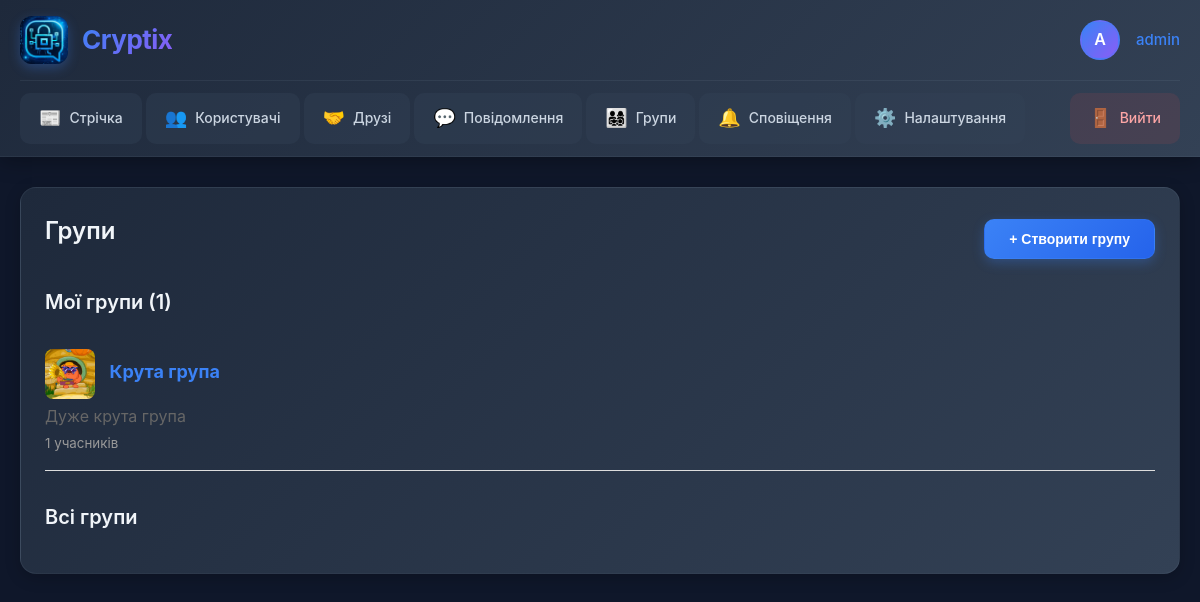
/groups/ (signed in), run on an earlier commit of the app's database.
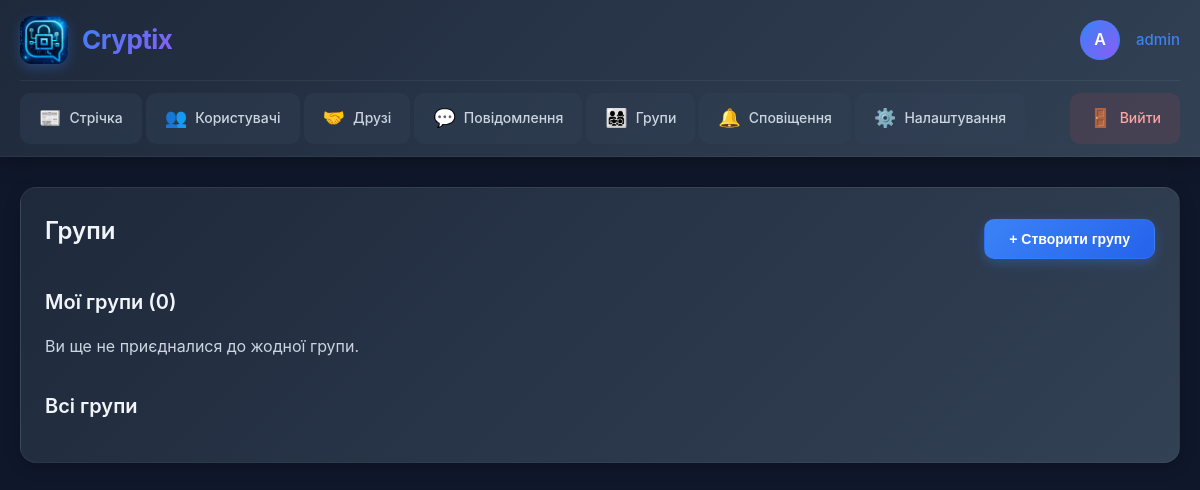
And on a later commit of the database.
### cryptix_app/models.py (models this page shows, shortened)
class Group(models.Model):
    name = models.CharField(max_length=100)
    description = models.TextField(blank=True)
    avatar = models.ImageField(upload_to='group_avatars/', blank=True, null=True)
    creator = models.ForeignKey(User, related_name='created_groups', on_delete=models.CASCADE)
    members = models.ManyToManyField(User, related_name='joined_groups', through='GroupMembership')
    is_private = models.BooleanField(default=False)
    created_at = models.DateTimeField(auto_now_add=True)
    updated_at = models.DateTimeField(auto_now=True)
    class Meta:
        ordering = ['-created_at']
    def members_count(self):
        return self.members.count()

### cryptix_app/views.py (the view)
# urls.py: path('groups/', views.groups_list, name='groups_list'),
@login_required
def groups_list(request):
    all_groups = Group.objects.all().prefetch_related('members')
    my_groups = request.user.joined_groups.all()
    return render(request, 'cryptix_app/groups_list.html', {
        'all_groups': all_groups,
        'my_groups': my_groups
    })

### cryptix_app/templates/cryptix_app/groups_list.html (shortened to what this page needs)
{% extends 'cryptix_app/base.html' %}
{% block content %}
<div class="card">
    <div style="display: flex; justify-content: space-between; align-items: center; margin-bottom: 20px;">
        <h2>Групи</h2>
        <a href="{% url 'group_create' %}">
            <button>+ Створити групу</button>
        </a>
    </div>
    <h3>Мої групи ({{ my_groups.count }})</h3>
    {% for group in my_groups %}
    <div style="border-bottom: 1px solid #ddd; padding: 15px 0;">
        <div style="display: flex; justify-content: space-between; align-items: center;">
            <div>
                {% if group.avatar %}
                <img src="{{ group.avatar.url }}" alt="{{ group.name }}" style="width: 50px; height: 50px; border-radius: 8px; margin-right: 10px; vertical-align: middle;">
                {% endif %}
                <a href="{% url 'group_detail' group.id %}" style="font-weight: bold; font-size: 18px;">{{ group.name }}</a>
                <p style="color: #666; margin-top: 5px;">{{ group.description|truncatewords:15 }}</p>
                <small style="color: #999;">{{ group.members_count }} учасників</small>
            </div>
        </div>
    </div>
    {% empty %}
    <p>Ви ще не приєдналися до жодної групи.</p>
    {% endfor %}
    <h3 style="margin-top: 30px;">Всі групи</h3>
</div>
{% endblock %}

What changed in the data, as far as the page shows it:
removed Group: avatar (picture), name "Крута група", description "Дуже крута група", members_count "1"
Also different on the page:
{{ my_groups.count }}: "1" → "0"
text now shown: "Ви ще не приєдналися до жодної групи."
